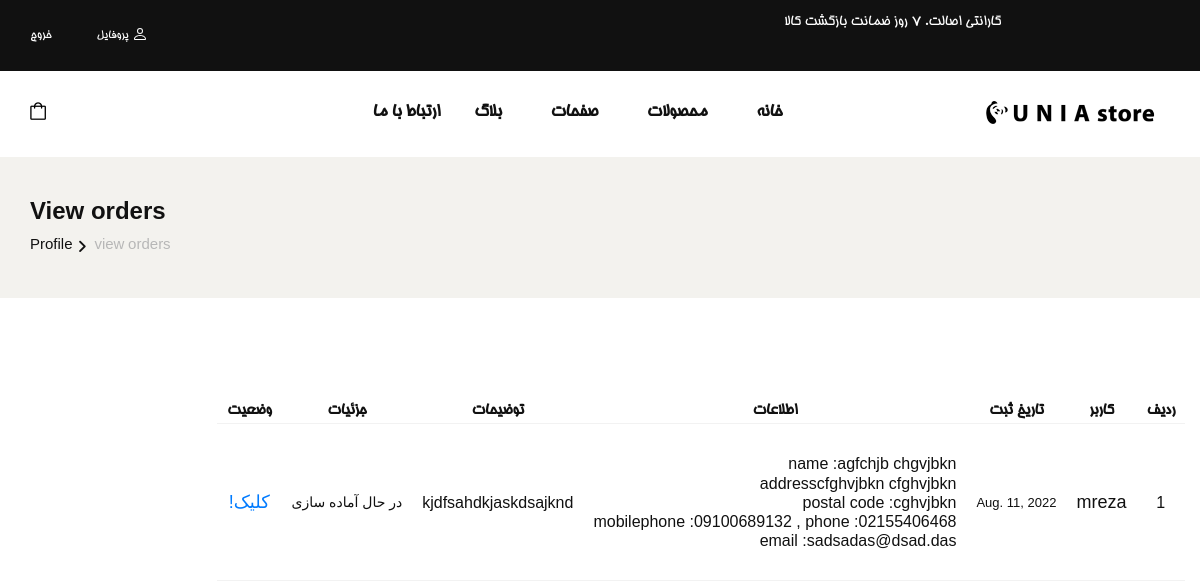
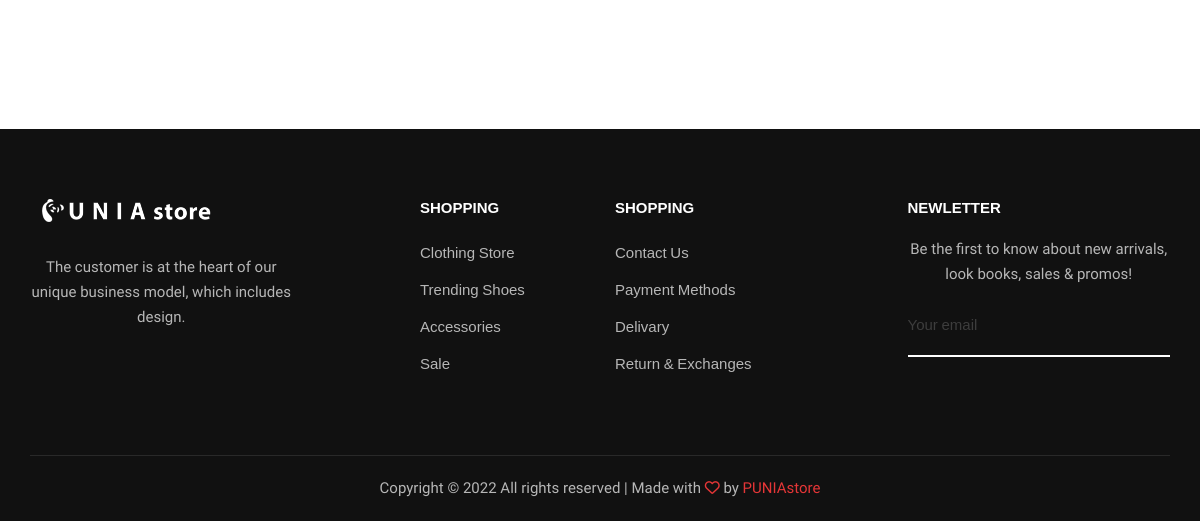
/vieworders (signed in), run on an earlier commit of the app's database (2 pictures, top to bottom).
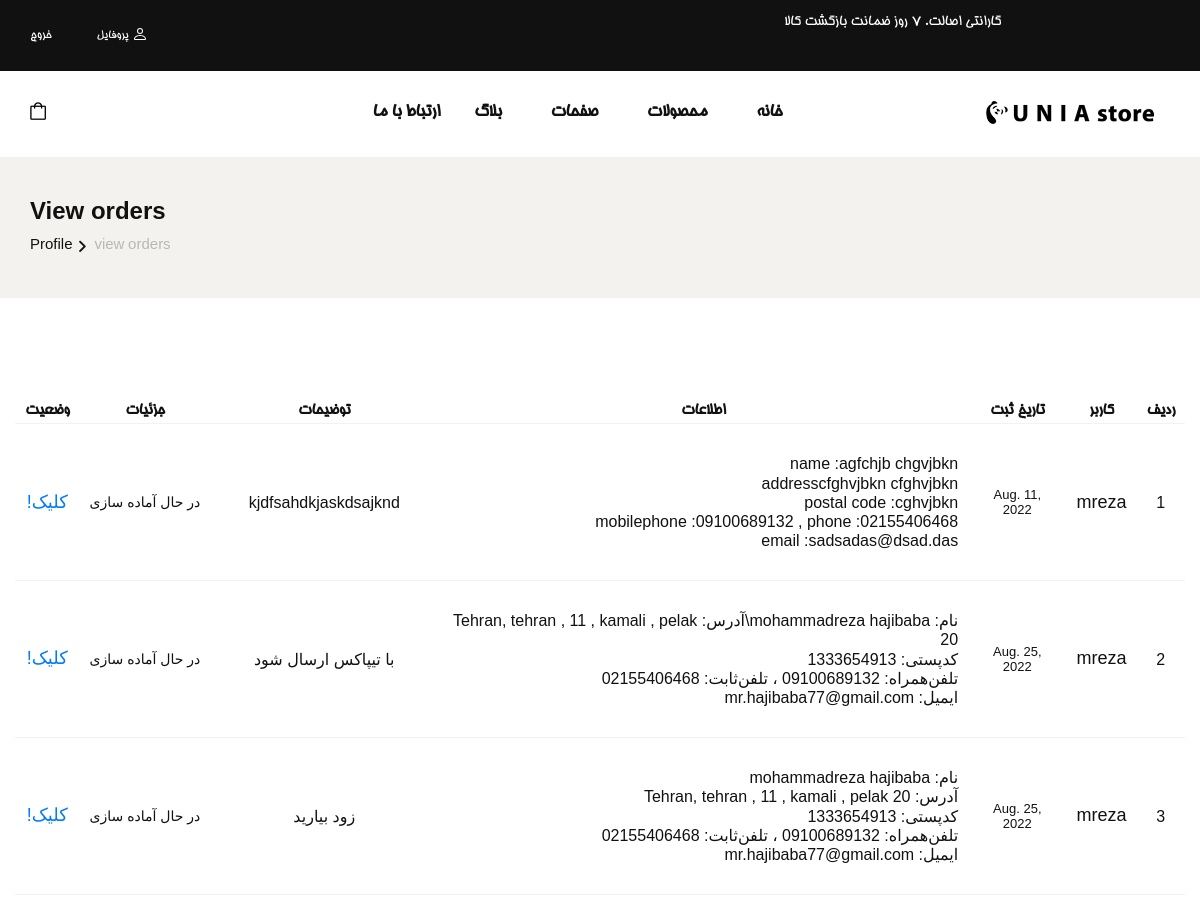
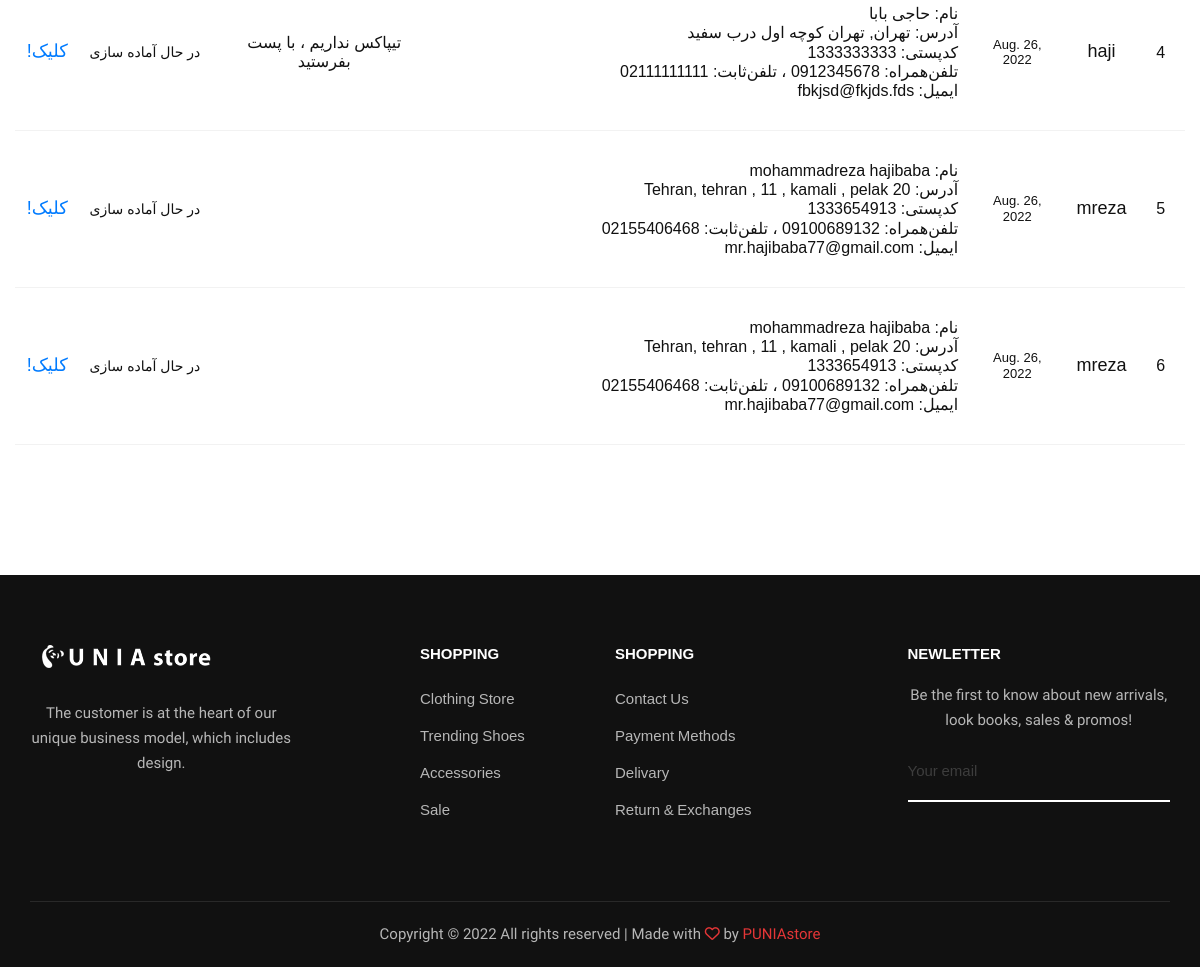
And on a later commit of the database (2 pictures, top to bottom).
### shop/models.py (models this page shows, shortened)
class Order(models.Model):
    user = models.ForeignKey(User, on_delete=models.CASCADE)
    createDate = models.DateField()
    informations = models.TextField(null=True)
    note = models.TextField(null=True, blank=True)
    status = models.IntegerField(choices=orderChoices, default=1)

### shop/views.py (the view)
# urls.py: path('vieworders', views.vieworders, name='vieworders'),
def vieworders(request):
    if request.method == 'POST':
        try:
            print('\033[91m' + "print:  " + str(request.POST) + '\033[0m')
        except:
            pass
    else:
        if request.user.is_staff:
            orders=Order.objects.all()
        else:
            orders=Order.objects.filter(user=request.user)
        context={'orders':orders}
    return render(request,'shop/vieworders.html',context)

### shop/templates/shop/vieworders.html
{% extends 'base.html' %}
{% load humanize %}
{%load mathfilters %}
{% block content %}
{% load jalali_tags %}
<section class="breadcrumb-option">
    <div class="container">
        <div class="row">
            <div class="col-lg-12">
                <div class="breadcrumb__text">
                    <h4>View orders</h4>
                    <div class="breadcrumb__links">
                        <a href="#">Profile</a>
                        <span>view orders</span>
                    </div>
                </div>
            </div>
        </div>
    </div>
</section>
<section class="shopping-cart spad" style="direction:rtl;text-align: right;">
    <div class="container">
        <div class="row">
            <div class="shopping__cart__table">
                <table>
                    <thead>
                        <tr style="text-align: center;">
                            <th style="padding-left: 10px;padding-right: 10px;padding-bottom: 0px;">ردیف</th>
                            <th style="padding-left: 10px;padding-right: 10px;padding-bottom: 0px;">کاربر</th>
                            <th style="padding-left: 10px;padding-right: 10px;padding-bottom: 0px;">تاریخ ثبت</th>
                            <th style="padding-left: 10px;padding-right: 10px;padding-bottom: 0px;">اطلاعات</th>
                            <th style="padding-left: 10px;padding-right: 10px;padding-bottom: 0px;">توضیحات</th>
                            <th style="padding-left: 10px;padding-right: 10px;padding-bottom: 0px;">جزئیات</th>
                            <th style="padding-left: 10px;padding-right: 10px;padding-bottom: 0px;">وضعیت</th>
                        </tr>
                    </thead>
                    <tbody>
                        {%for item in orders%}
                            <tr style="text-align: center;">
                                <td class="product__cart__item__text" style="padding-left: 10px;padding-right: 10px;">
                                    <h6>{{forloop.counter}}</h6>
                                </td>
                                <td class="product__cart__item__text" style="padding-left: 10px;padding-right: 10px;">
                                    <h5>{{item.user}}</h5>
                                </td>
                                <td class="product__cart__item__text" style="padding-left: 10px;padding-right: 10px;">
                                    <h6 style="font-size: small;">{{item.createDate|to_jalali:'%Y/%m/%d' }}</h6>
                                </td>
                                <td class="product__cart__item__text" style="padding-left: 10px;padding-right: 10px;">
                                    <h6 style="text-align: right;">{{item.informations|linebreaksbr}}</h6>
                                </td>
                                <td class="product__cart__item__text" style="padding-left: 10px;padding-right: 10px;">
                                    <h6>{{item.note}}</h6>
                                </td>
                                <td class="product__cart__item__text" style="padding-left: 10px;padding-right: 10px;">
                                    <h6 style="width: max-content;font-size: 14px;;">{{item.get_status_display}}</h6>
                                </td>
                                <td class="product__cart__item__text" style="padding-left: 10px;padding-right: 10px;">
                                    <h5>
                                        <a class="orderitem" href={% url 'detailorder' item.id %}>
                                            کلیک!
                                        </a>
                                    </h5>
                                </td>
                            </tr>
                        {%endfor%}
                    </tbody>
                </table>
            </div>
        </div>
    </div>
</section>
{%endblock%}

What changed in the data, as far as the page shows it:
added Order: user "mreza", createDate|to_jalali "Aug. 25, 2022", informations "نام: mohammadreza hajibaba\\آدرس: Tehran, tehran , 11 , kamali , pelak 20 کدپستی: 1333654913 تلفن‌همراه: 09100689132 ، تلفن‌ثابت: 02155406468 ایمیل: mr.hajibaba77@gmail.com", note "با تیپاکس ارسال شود", status "در حال آماده سازی"
added Order: user "mreza", createDate|to_jalali "Aug. 25, 2022", informations "نام: mohammadreza hajibaba آدرس: Tehran, tehran , 11 , kamali , pelak 20 کدپستی: 1333654913 تلفن‌همراه: 09100689132 ، تلفن‌ثابت: 02155406468 ایمیل: mr.hajibaba77@gmail.com", note "زود بیارید", status "در حال آماده سازی"
added Order: user "haji", createDate|to_jalali "Aug. 26, 2022", informations "نام: حاجی بابا آدرس: تهران, تهران کوچه اول درب سفید کدپستی: 1333333333 تلفن‌همراه: 0912345678 ، تلفن‌ثابت: 02111111111 ایمیل: fbkjsd@fkjds.fds", note "تیپاکس نداریم ، با پست بفرستید", status "در حال آماده سازی"
added Order: user "mreza", createDate|to_jalali "Aug. 26, 2022", informations "نام: mohammadreza hajibaba آدرس: Tehran, tehran , 11 , kamali , pelak 20 کدپستی: 1333654913 تلفن‌همراه: 09100689132 ، تلفن‌ثابت: 02155406468 ایمیل: mr.hajibaba77@gmail.com", status "در حال آماده سازی"
added Order: user "mreza", createDate|to_jalali "Aug. 26, 2022", informations "نام: mohammadreza hajibaba آدرس: Tehran, tehran , 11 , kamali , pelak 20 کدپستی: 1333654913 تلفن‌همراه: 09100689132 ، تلفن‌ثابت: 02155406468 ایمیل: mr.hajibaba77@gmail.com", status "در حال آماده سازی"
